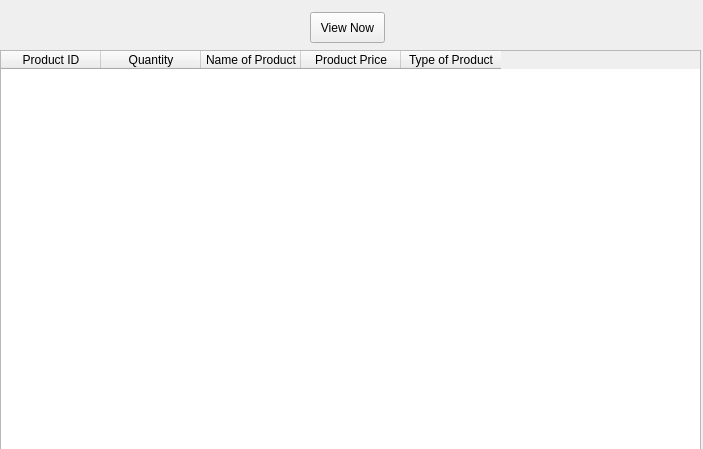
<?xml version="1.0" encoding="UTF-8"?>
<ui version="4.0">
 <class>MainWindow</class>
 <widget class="QMainWindow" name="MainWindow">
  <property name="geometry">
   <rect>
    <x>0</x>
    <y>0</y>
    <width>703</width>
    <height>449</height>
   </rect>
  </property>
  <property name="windowTitle">
   <string>MainWindow</string>
  </property>
  <widget class="QWidget" name="centralwidget">
   <widget class="QTableWidget" name="tableWidget">
    <property name="geometry">
     <rect>
      <x>0</x>
      <y>50</y>
      <width>701</width>
      <height>401</height>
     </rect>
    </property>
    <column>
     <property name="text">
      <string>Product ID</string>
     </property>
    </column>
    <column>
     <property name="text">
      <string>Quantity</string>
     </property>
    </column>
    <column>
     <property name="text">
      <string>Name of Product</string>
     </property>
    </column>
    <column>
     <property name="text">
      <string>Product Price</string>
     </property>
    </column>
    <column>
     <property name="text">
      <string>Type of Product</string>
     </property>
    </column>
   </widget>
   <widget class="QPushButton" name="pushButton">
    <property name="geometry">
     <rect>
      <x>310</x>
      <y>12</y>
      <width>75</width>
      <height>31</height>
     </rect>
    </property>
    <property name="text">
     <string>View Now</string>
    </property>
   </widget>
  </widget>
 </widget>
 <resources/>
 <connections/>
</ui>
